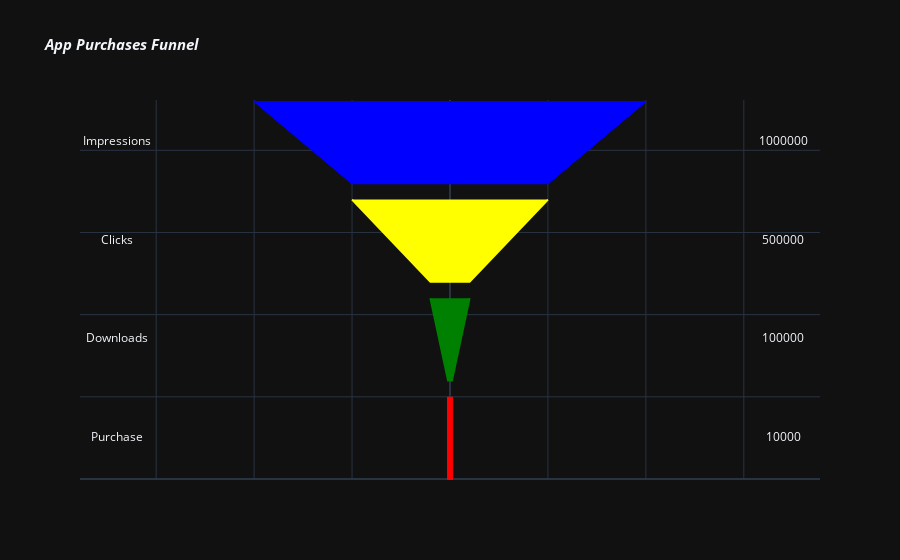

Notebook code cell kept with this figure:
### Code cell
data = [label_trace, value_trace]

layout = go.Layout(
    title='<i><b>App Purchases Funnel</b></i>',
    titlefont=dict(size=15),
    shapes=shapes,
    showlegend=False,

    xaxis=dict(showticklabels=False, zeroline=True),
    yaxis=dict(showticklabels=False, zeroline=True)
)

fig = go.Figure(data=data, layout=layout)
offline.iplot(fig)

### Figure 1 — Plotly figure (JSON) as saved in the notebook; plotly's stock layout.template omitted (floating-point values rounded to 4 significant figures)
{"data": [{"mode": "text", "text": ["Impressions", "Clicks", "Downloads", "Purchase"], "x": [-170, -170, -170, -170], "y": [205.0, 145.0, 85.0, 25.0], "type": "scatter"}, {"mode": "text", "text": [1000000.0, 500000.0, 100000.0, 10000.0], "x": [170, 170, 170, 170], "y": [205.0, 145.0, 85.0, 25.0], "type": "scatter"}], "layout": {"shapes": [{"fillcolor": "blue", "line": {"color": "blue"}, "path": "M 100.0,230 L 50.0,180 L -50.0,180 L -100.0,230 z", "type": "path"}, {"fillcolor": "yellow", "line": {"color": "yellow"}, "path": "M 50.0,170 L 10.0,120 L -10.0,120 L -50.0,170 z", "type": "path"}, {"fillcolor": "green", "line": {"color": "green"}, "path": "M 10.0,110 L 1.0,60 L -1.0,60 L -10.0,110 z", "type": "path"}, {"fillcolor": "red", "line": {"color": "red"}, "path": "M 1.0,50 L 1.0,0 L -1.0,0 L -1.0,50 z", "type": "path"}], "showlegend": false, "title": {"font": {"size": 15}, "text": "<i><b>App Purchases Funnel</b></i>"}, "xaxis": {"showticklabels": false, "zeroline": true}, "yaxis": {"showticklabels": false, "zeroline": true}}}
